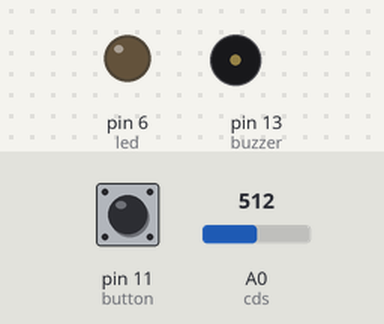
Bench run of a sketch on a simulated Arduino Uno, built with avr-gcc and run on an emulated ATmega328P. Shown: output pins drawn as LEDs (lit = HIGH), buzzer (waves = sounding). Inputs (shaded band) come from the test bench; at power-on: A0 (cds) = 512, pin 11 (button) LOW.

Above: at 1.2 s.
1.3 s: A0 (cds) set to 457
2.8 s: A0 (cds) set to 443
At 4.0 s:
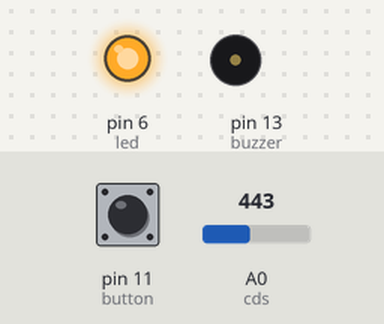
4.4 s: pin 11 (button) pulled HIGH for 0.25 s
At 4.62 s:
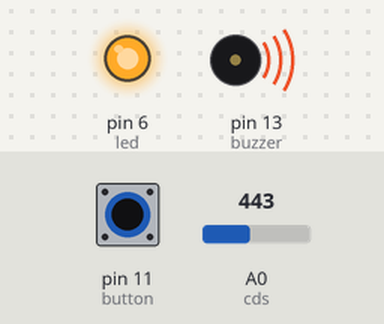
6.3 s: pin 11 (button) pulled HIGH for 3.2 s
At 10.8 s:
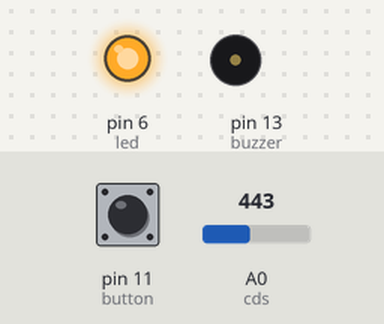
11.1 s: A0 (cds) set to 460
At 11.5 s:
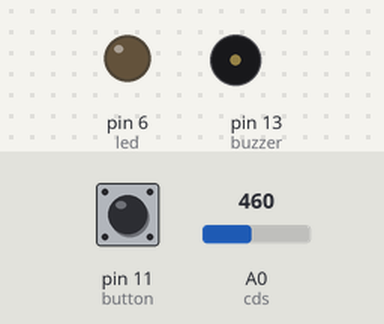
12.6 s: pin 11 (button) pulled HIGH for 1 s
At 13.4 s:
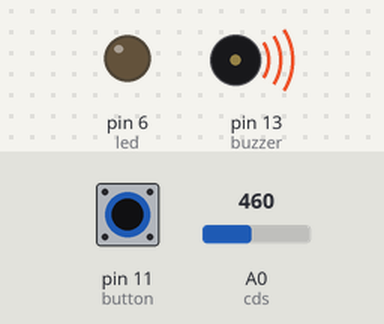
Timing chart, 0 to 15.6 s (numbered marks = the images above; inputs shaded):
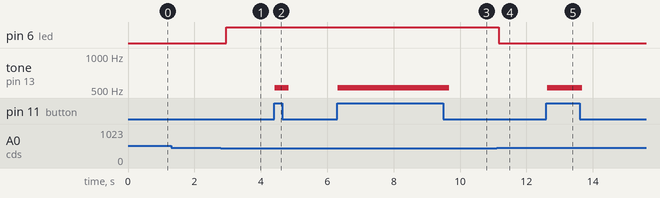

Measured:
- the behaviour switches between 450 and 449 on A0 (cds) (found by bisection; images 0 and 1)
- after the input at 1.3 s, every drawn part: stays the same
- after the input at 2.8 s, pin 6 (led): LOW → HIGH after 0.16 s
- after the input at 4.4 s, tone on pin 13 (buzzer): silent → 523 Hz at once, → silent 0.42 s later
- after the input at 6.3 s, tone on pin 13 (buzzer): silent → 523 Hz at once, → silent 3.4 s later
- after the input at 11.1 s, pin 6 (led): HIGH → LOW after 0.06 s
- after the input at 12.6 s, tone on pin 13 (buzzer): silent → 523 Hz at once, → silent 1.1 s later

The sketch:

smartPole2-2Lab.ino
```cpp
//가로등 기능 변수
int cds = A0; //A0핀-조도센서
int led = 6; //~6핀-LED

//비상벨 변수
int buzzer=13;
int button=11;
int btnState=0;
int numTones = 7;
int tones[] = {261, 294, 330, 349, 392, 440, 494, 523};

void setup() {

  //가로등
  pinMode(led,OUTPUT); //9번포트-LED(출력)

  //비상벨
  pinMode(buzzer,OUTPUT);
  pinMode(button,INPUT);

}

void loop() {
  //비상벨 기능
  btnState=digitalRead(button);
  if(btnState==1){
    //digitalWrite(buzzer,HIGH);
    tone(buzzer, tones[numTones]);
  }
  else{
    //digitalWrite(buzzer,LOW);
    noTone(buzzer);
  }
  delay(10);

  // 조도센서로 부터 밝기 값 측정
	// 조도센서로 부터 입력되어지는 전압의 크기 (0~5V)에 따라 0~1023 범위의 값으로 변환되어 반환
	int cdsValue = analogRead(cds);
	Serial.print("cds =  ");
	Serial.println(cdsValue);

  //가로등 기능
  if (cdsValue < 450) { //밝기 값이 해당 수치보다 작으면
		digitalWrite(led, HIGH); //LED를 키고
	}
	else { //밝기 값이 해당 수치보다 크면
		digitalWrite(led, LOW); //LED를 끈다
	}
	delay(200);

  //exit(0);
}
```
